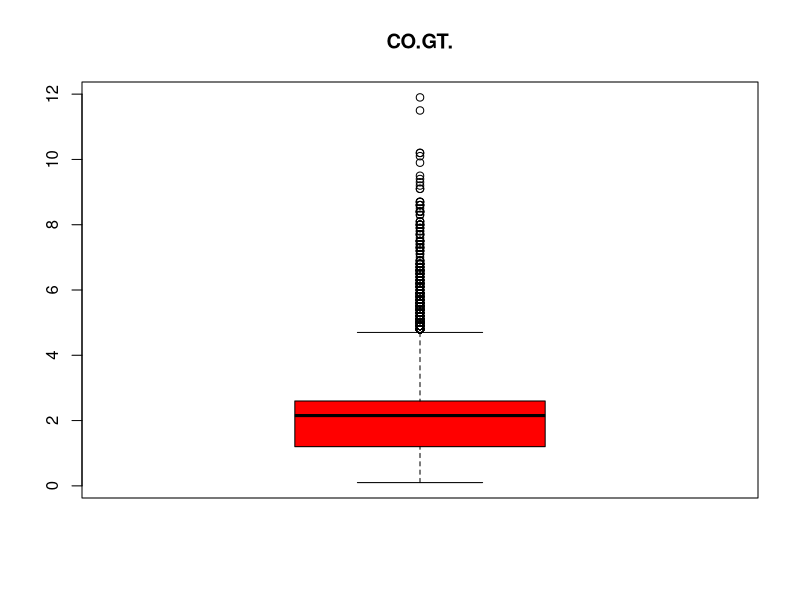
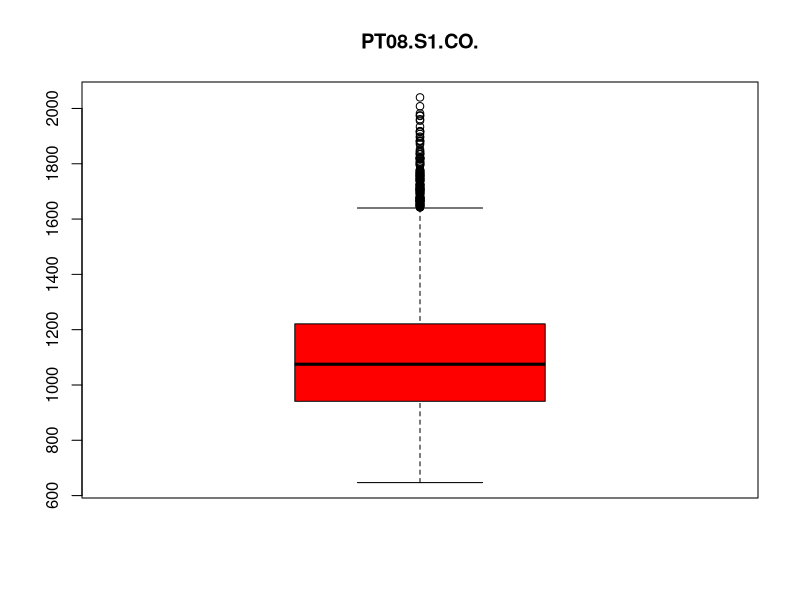
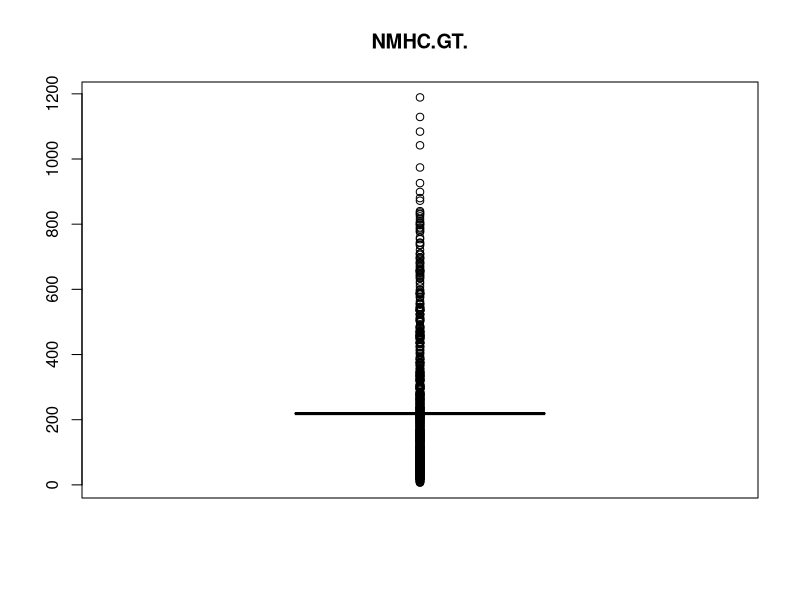
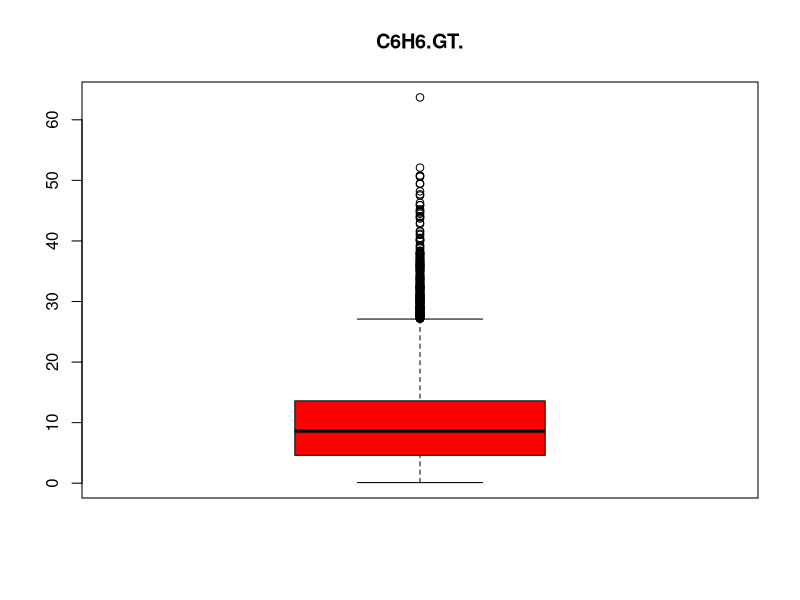
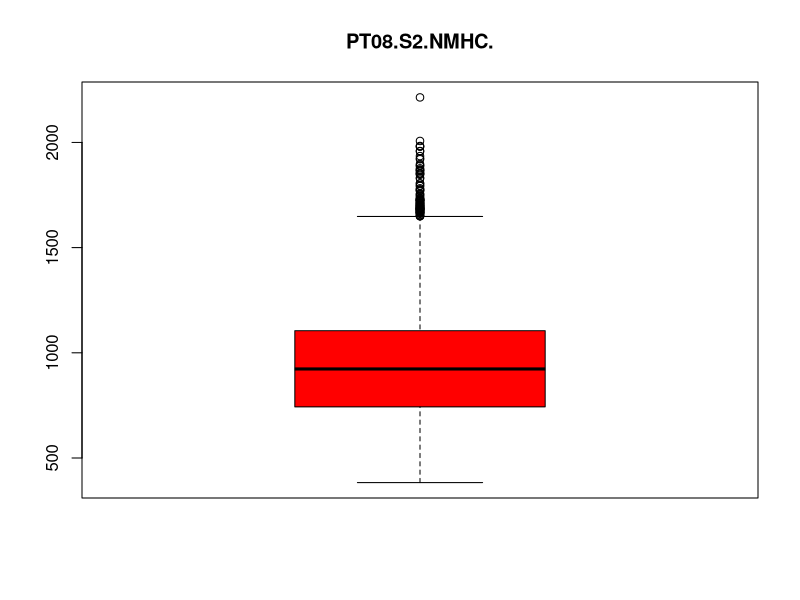
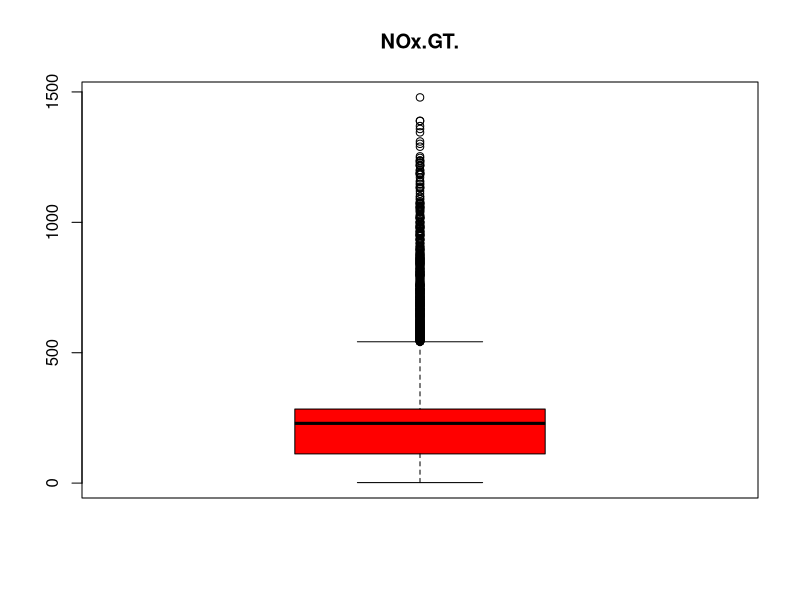
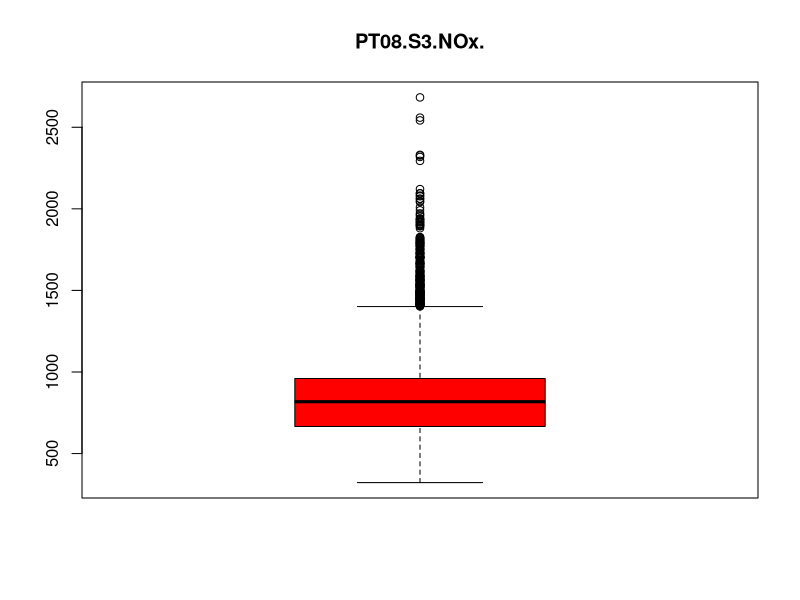
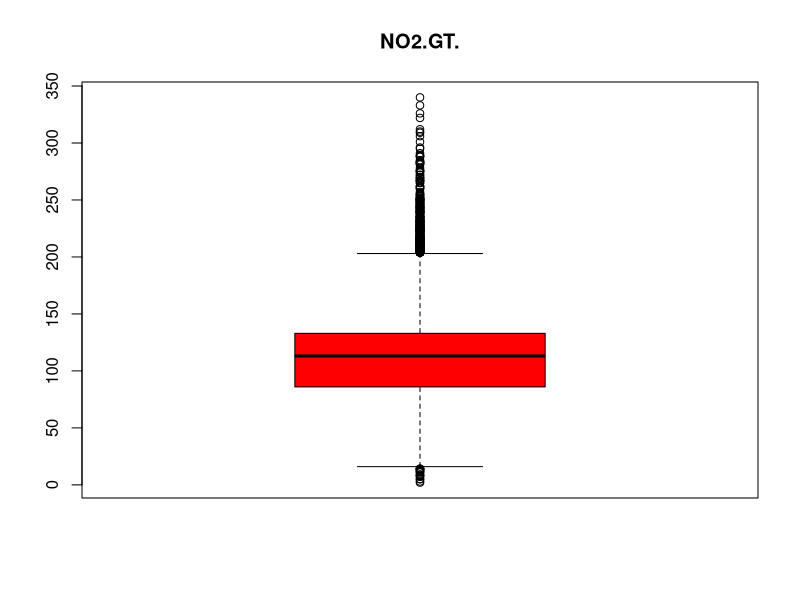

Source code (R) for these figures, in order:
# Load Libraries
library("ggplot2")
library("dplyr")
library("Metrics")
library("caret")
library("randomForest")
library("e1071")
library("caTools")
set.seed(1)

getwd()
setwd("P:\\TE_SEM_6\\SL-VI-33213\\Assignment 6")
getwd()
df <- read.csv("AirQualityUCI.csv", header=TRUE, sep=",")


# Removing -200 

for(i in names(df)[c(3:15)]){
  df[i][df[i]==-200] <- NA
}
print(summary(df))

# Filling NA with Mean
for(i in names(df)[c(3:15)]){
  df[i][is.na(df[i])] = mean(df[[i]], na.rm=TRUE)
}
print(summary(df))

# Filling NA with Median


# Box Plots to Check for Outliers
for(i in names(df)[c(3:15)]){
  boxplot(x=df[i], main=i, col="red")
}

# Finding Correlations
cat("Correlations on df filled with Mean: ")
print(cor(df[names(df)[c(3:15)]], use="complete.obs", method="kendall"))

# C6H6.GT. and PT08.S2.NHMC. have a high correlation of ~ 1 and also have almost similar correlations with the target variables and hence PT08.S2.NHMC. can be dropped
df$PT08.S2.NMHC. <- NULL

# 1. Taking Temperature as Variable to be predicted

# Normalizing Data
df[names(df)[c(3:11,13,14)]]<-scale(df[names(df)[c(3:11,13,14)]])

# Train Test Split
sample = sample.split(df$T, SplitRatio = .80)
train = subset(df, sample == TRUE)
test  = subset(df, sample == FALSE)
cat("Train Dimensions: ", dim(train), "\n")
cat("Test Dimensions: ", dim(test), "\n")

# Multiple Linear Regression
T_linearRegressor <- lm(T ~ CO.GT.+PT08.S1.CO.+NMHC.GT.+C6H6.GT.+NOx.GT.+PT08.S3.NOx.+NO2.GT.+PT08.S4.NO2.+PT08.S5.O3.+RH+AH, data=train)
# show results
print(summary(T_linearRegressor))

# Test Prediction and Accuracy
pred <- predict(T_linearRegressor, test)
cat("\nTest Dataset Scores - \n")
print(data.frame(R2 = R2(pred, test$T),RMSE = RMSE(pred, test$T),MAE = MAE(pred, test$T),MSE = mse(pred, test$T)))

# Train Prediction and Accuracy
pred <- predict(T_linearRegressor, train)
cat("\nTrain Dataset Scores - \n")
print(data.frame(R2 = R2(pred, train$T),RMSE = RMSE(pred, train$T),MAE = MAE(pred, train$T),MSE = mse(pred, train$T)))

plot(T_linearRegressor)
#
#
#
# Random Forest Regression
cat("Random Forest Regressor - \n")
T_RFregressor <- randomForest(T ~ CO.GT.+PT08.S1.CO.+NMHC.GT.+C6H6.GT.+NOx.GT.+PT08.S3.NOx.+NO2.GT.+PT08.S4.NO2.+PT08.S5.O3.+RH+AH, data=train, ntree = 100)
print(T_RFregressor) # show results
plot(T_RFregressor)

# Test Prediction and Accuracy
pred <- predict(T_RFregressor, test)
cat("\nTest Dataset Scores - \n")
print(data.frame(R2 = R2(pred, test$T),RMSE = RMSE(pred, test$T),MAE = MAE(pred, test$T),MSE = mse(pred, test$T)))

# Train Prediction and Accuracy
pred <- predict(T_RFregressor, train)
cat("\nTrain Dataset Scores - \n")
print(data.frame(R2 = R2(pred, train$T),RMSE = RMSE(pred, train$T),MAE = MAE(pred, train$T),MSE = mse(pred, train$T)))
